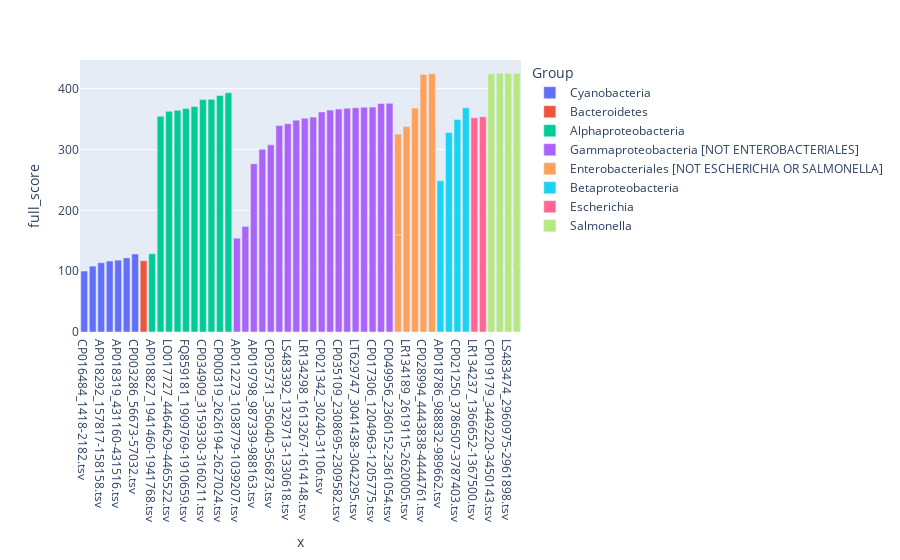

Source (notebook cell):
### Markdown cell above
# Integrate Excel information

### Code cell
df_xls = pd.read_excel('../data/Curated homolog list.xlsx')

df_xls = df_xls[df_xls['Accession'].notnull()]
df_xls['Hit start'] = df_xls['Hit start'].astype(int)
df_xls['Hit end'] = df_xls['Hit end'].astype(int)

df_xls['file'] = df_xls['Accession'] + '_' + df_xls['Hit start'].astype(str) + '-' + df_xls['Hit end'].astype(str) + '.tsv'
df_xls = df_xls.set_index('file')

join_df = df_xls.join(bsta_scores, how='left', on='file')

de = join_df[join_df['full_score'].notnull()]
de = de.sort_values(by='full_score')

fig = px.bar(de, x=de.index, y='full_score', color='Group')
fig.show()

### Figure 1 — Plotly figure (JSON) as saved in the notebook; plotly's stock layout.template omitted (floating-point values rounded to 4 significant figures)
{"data": [{"alignmentgroup": "True", "hoverlabel": {"namelength": 0}, "hovertemplate": "Group=Cyanobacteria<br>x=%{x}<br>full_score=%{y}", "legendgroup": "Cyanobacteria", "marker": {"color": "#636efa"}, "name": "Cyanobacteria", "offsetgroup": "Cyanobacteria", "orientation": "v", "showlegend": true, "textposition": "auto", "type": "bar", "x": ["CP016484_1418-2182.tsv", "AP018292_296431-296823.tsv", "AP018292_157817-158158.tsv", "AP018309_126252-126650.tsv", "AP018319_431160-431516.tsv", "AP018315_504-860.tsv", "CP003286_56673-57032.tsv"], "xaxis": "x", "y": [100.2, 108.3, 113.9, 116.6, 118.1, 121.8, 128.2], "yaxis": "y"}, {"alignmentgroup": "True", "hoverlabel": {"namelength": 0}, "hovertemplate": "Group=Bacteroidetes<br>x=%{x}<br>full_score=%{y}", "legendgroup": "Bacteroidetes", "marker": {"color": "#EF553B"}, "name": "Bacteroidetes", "offsetgroup": "Bacteroidetes", "orientation": "v", "showlegend": true, "textposition": "auto", "type": "bar", "x": ["CP017688.1_2969121-2969912.tsv"], "xaxis": "x", "y": [117.1], "yaxis": "y"}, {"alignmentgroup": "True", "hoverlabel": {"namelength": 0}, "hovertemplate": "Group=Alphaproteobacteria<br>x=%{x}<br>full_score=%{y}", "legendgroup": "Alphaproteobacteria", "marker": {"color": "#00cc96"}, "name": "Alphaproteobacteria", "offsetgroup": "Alphaproteobacteria", "orientation": "v", "showlegend": true, "textposition": "auto", "type": "bar", "x": ["AP018827_1941460-1941768.tsv", "CP020896_4050919-4051779.tsv", "LO017727_4464629-4465522.tsv", "CP013527_2067658-2068497.tsv", "FQ859181_1909769-1910659.tsv", "CP001096_4396643-4397494.tsv", "CP034909_3159330-3160211.tsv", "CP035090_802716-803615.tsv", "CP000319_2626194-2627024.tsv", "CP026265_1299242-1300084.tsv"], "xaxis": "x", "y": [128.6, 354.5, 362.7, 364.4, 367.2, 370.6, 382, 382.4, 388.8, 393.3], "yaxis": "y"}, {"alignmentgroup": "True", "hoverlabel": {"namelength": 0}, "hovertemplate": "Group=Gammaproteobacteria [NOT ENTEROBACTERIALES]<br>x=%{x}<br>full_score=%{y}", "legendgroup": "Gammaproteobacteria [NOT ENTEROBACTERIALES]", "marker": {"color": "#ab63fa"}, "name": "Gammaproteobacteria [NOT ENTEROBACTERIALES]", "offsetgroup": "Gammaproteobacteria [NOT ENTEROBACTERIALES]", "orientation": "v", "showlegend": true, "textposition": "auto", "type": "bar", "x": ["AP012273_1038779-1039207.tsv", "CP006267_916-1353.tsv", "AP019798_987339-988163.tsv", "CP019628_3690609-3691427.tsv", "CP035731_356040-356873.tsv", "CP007502_1285446-1286351.tsv", "LS483392_1329713-1330618.tsv", "CP035694_1489338-1490186.tsv", "LR134298_1613267-1614148.tsv", "CP019320_2146872-2147732.tsv", "CP021342_30240-31106.tsv", "CP015876_3673556-3674386.tsv", "CP035109_2308695-2309582.tsv", "LT707061_2457781-2458623.tsv", "LT629747_3041438-3042295.tsv", "CP013141_1712270-1712270.tsv", "CP017306_1204963-1205775.tsv", "CP027562_1692877-1693764.tsv", "CP049956_2360152-2361054.tsv"], "xaxis": "x", "y": [154.2, 173.6, 276.5, 300.3, 307.6, 339.2, 342.4, 348.2, 351.2, 353.2, 361.7, 364.7, 366.4, 367.8, 368.5, 369.3, 369.6, 375.5, 375.8], "yaxis": "y"}, {"alignmentgroup": "True", "hoverlabel": {"namelength": 0}, "hovertemplate": "Group=Enterobacteriales [NOT ESCHERICHIA OR SALMONELLA]<br>x=%{x}<br>full_score=%{y}", "legendgroup": "Enterobacteriales [NOT ESCHERICHIA OR SALMONELLA]", "marker": {"color": "#FFA15A"}, "name": "Enterobacteriales [NOT ESCHERICHIA OR SALMONELLA]", "offsetgroup": "Enterobacteriales [NOT ESCHERICHIA OR SALMONELLA]", "orientation": "v", "showlegend": true, "textposition": "auto", "type": "bar", "x": ["CP028994_4401005-4401926.tsv", "CP028994_4401005-4401926.tsv", "LR134189_2619115-2620005.tsv", "CP034668_3062971-3063882.tsv", "CP028994_4443838-4444761.tsv", "CP026235_2832900-2833823.tsv"], "xaxis": "x", "y": [159.8, 165.5, 337.9, 368.1, 423.1, 424.4], "yaxis": "y"}, {"alignmentgroup": "True", "hoverlabel": {"namelength": 0}, "hovertemplate": "Group=Betaproteobacteria<br>x=%{x}<br>full_score=%{y}", "legendgroup": "Betaproteobacteria", "marker": {"color": "#19d3f3"}, "name": "Betaproteobacteria", "offsetgroup": "Betaproteobacteria", "orientation": "v", "showlegend": true, "textposition": "auto", "type": "bar", "x": ["AP018786_988832-989662.tsv", "CP022390_448758-449693.tsv", "CP021250_3786507-3787403.tsv", "LR134516_1625031-1625849.tsv"], "xaxis": "x", "y": [248.6, 327.8, 349.1, 368.5], "yaxis": "y"}, {"alignmentgroup": "True", "hoverlabel": {"namelength": 0}, "hovertemplate": "Group=Escherichia<br>x=%{x}<br>full_score=%{y}", "legendgroup": "Escherichia", "marker": {"color": "#FF6692"}, "name": "Escherichia", "offsetgroup": "Escherichia", "orientation": "v", "showlegend": true, "textposition": "auto", "type": "bar", "x": ["LR134237_1366652-1367500.tsv", "LR134234_4557005-4557922.tsv"], "xaxis": "x", "y": [352.2, 353.8], "yaxis": "y"}, {"alignmentgroup": "True", "hoverlabel": {"namelength": 0}, "hovertemplate": "Group=Salmonella<br>x=%{x}<br>full_score=%{y}", "legendgroup": "Salmonella", "marker": {"color": "#B6E880"}, "name": "Salmonella", "offsetgroup": "Salmonella", "orientation": "v", "showlegend": true, "textposition": "auto", "type": "bar", "x": ["CP019179_3449220-3450143.tsv", "CP043664_1528793-1528793.tsv", "LS483474_2960975-2961898.tsv", "CP025246_3435235-3436158.tsv"], "xaxis": "x", "y": [424.4, 424.7, 424.7, 424.7], "yaxis": "y"}], "layout": {"autosize": true, "barmode": "relative", "legend": {"title": {"text": "Group"}, "tracegroupgap": 0}, "margin": {"t": 60}, "xaxis": {"anchor": "y", "autorange": true, "domain": [0, 1], "range": [-0.5, 51.5], "title": {"text": "x"}, "type": "category"}, "yaxis": {"anchor": "x", "autorange": true, "domain": [0, 1], "range": [0, 447.1], "title": {"text": "full_score"}, "type": "linear"}}}
